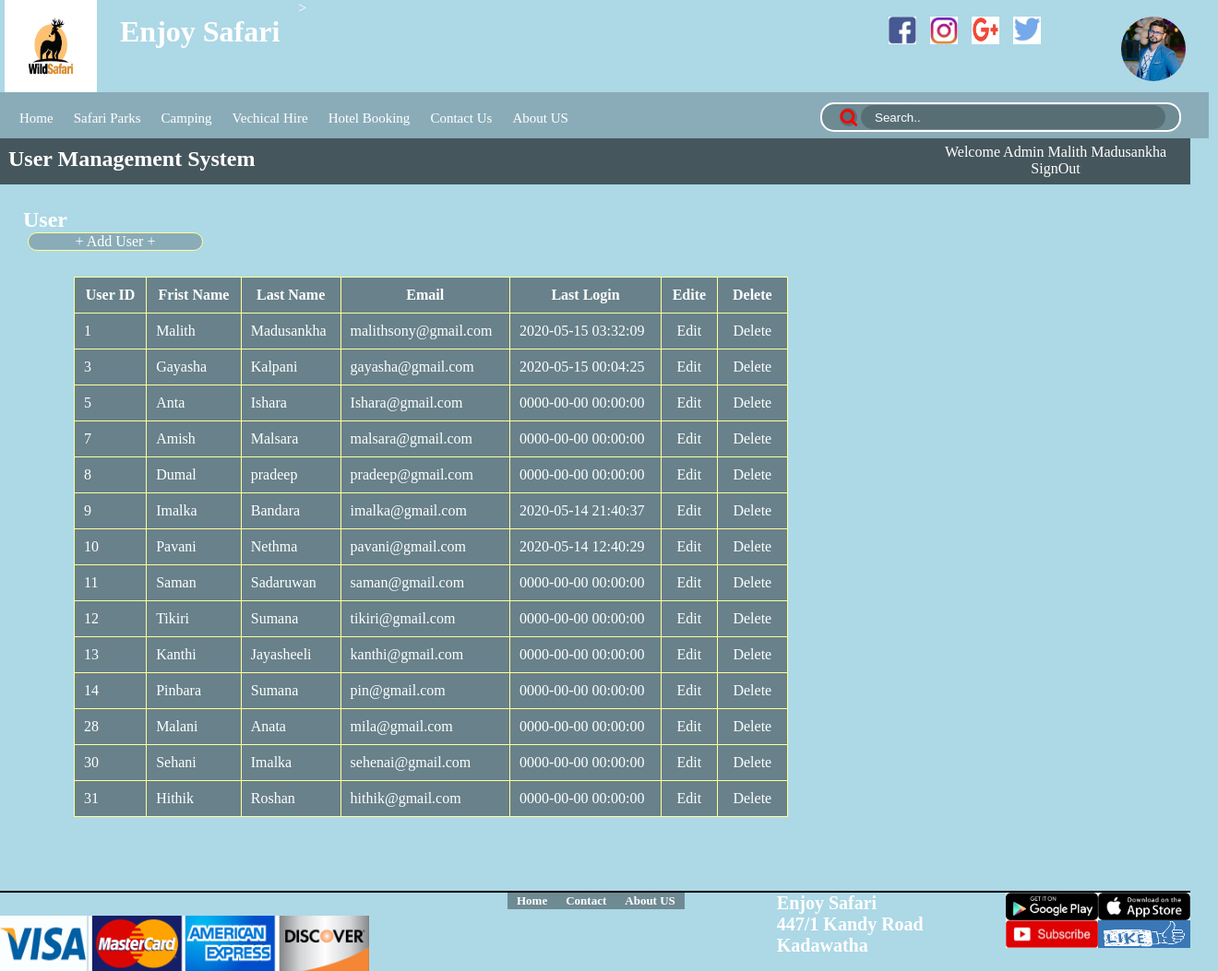
/html/users.php (signed in), run on the app's committed database.
### tables this page shows
CREATE TABLE `user` (
  `id` int(12) NOT NULL,
  `f_name` varchar(50) NOT NULL,
  `l_name` varchar(50) NOT NULL,
  `email` varchar(100) NOT NULL,
  `password` varchar(50) NOT NULL,
  `last_login` datetime NOT NULL,
  `is_deleted` tinyint(1) NOT NULL
);

### html/users.php (the view)
<?php include('inc/headerAdmin.php'); ?>
<?php
	$userList = '';
	$query = "SELECT * FROM user WHERE is_deleted=0 ORDER BY id";
	$users = mysqli_query($connection, $query);
	if(isset($users)){
		while ($user = mysqli_fetch_assoc($users)) {
			$userList .= "</tr>";
			$userList .= "<td>" . $user['id'] . "</td>";
			$userList .= "<td>" . $user['f_name'] . "</td>";
			$userList .= "<td>" . $user['l_name'] . "</td>";
			$userList .= "<td>" . $user['email'] . "</td>";
			$userList .= "<td>" . $user['last_login'] . "</td>";
			$userList .= "<td><a href=\"modifyUser.php?user_id={$user['id']}\"> Edit</a></td>";
			$userList .= "<td><a href=\"deleteUser.php?user_id={$user['id']}\" onclick=\"return confirm('Are You Suver ?');\"> Delete</a></td>";
			$userList .= "<tr>";
		}
	}
	else{
		echo "Query Failed <br>";
	}
 ?>
<div class="userLink">
	<h2> User </h2> <a class="linkboder" href="AddUser.php"> + Add User + </a>
</div>
<div>
	<table border="1" width="60%">
		<tr font-color="white">
			<th>User ID</th>
			<th>Frist Name</th>
			<th>Last Name</th>
			<th>Email</th>
			<th>Last Login</th>
			<th>Edite</th>
			<th>Delete</th>
		</tr>
		<?php echo $userList; ?>
	</table>
</div>
<?php include('inc/footer.php'); ?>

### html/inc/headerAdmin.php (shortened to what this page needs)
<!DOCTYPE html>
<html>
	<head>
		<link rel="stylesheet" href="https://cdnjs.cloudflare.com/ajax/libs/font-awesome/4.7.0/css/font-awesome.min.css">
		<link rel="stylesheet" type="text/css" href="../style/userStyle.css">
	</head>
	<body class="bimg">
	<header>
		<div>
			<a href="HomeMyUserLog2.php">
			<img class="floatLogo" src="../images/logo.png" alt="Enjoy Safari logo" width="100" height="100"></a>
			<a href="HomeMyUserLog2.php"><h1 class="floatWebName">Enjoy Safari</h1></a>>
			<a href ="https://www.facebook.com/Enjoy-Safari-105012397801586/">
				<img class="floatL iconM" src="../images/fbIcon.png" alt="Face book" width="30" height="30"></a>
			<a href =""><img class="floatL" src="../images/Instagram.png" alt="Instagram" width="30" height="30"></a>
			<a href =""><img class="floatL" src="../images/GoogleEPlus.png" alt="GoogleEPlus" width="30" height="30"></a>
			<a href =""><img class="floatLogo" src="../images/twitter.png" alt="Twitter" width="30" height="30"></a>
			<div class="userIcon1">
				<a href = "users.php">
				<img class="imgAdmin" src="../images/malith.png" alt="SingIn" width="70" height="70"></a>
			</div>
		<div class="menuH" >
			<a class="menu" href = "HomeMyUserLog2.php"> Home </a>
			<a class="menu" href = "" onclick="return confirm('Are You Suver ? This page has not created');"> Safari Parks </a>
			<a class="menu" href = "#"  onclick="return confirm('Are You Suver ? This page has not created');"> Camping </a>
			<a class="menu" href = ""  onclick="return confirm('Are You Suver ? This page has not created');"> Vechical Hire </a>
			<a class="menu" href = ""  onclick="return confirm('Are You Suver ? This page has not created');"> Hotel Booking </a>
			<a class="menu" href = "ContacUsLog2.php"> Contact Us </a>
			<a class="menu" href = ""  onclick="return confirm('Are You Suver ? This page has not created');">About US </a>
			<div class="search-container brdrColor">
				<form method="post" >
					<input class="search-container" type="text" value="Search.." name="search">
					<button type="submite" name="submit"><i class="fa fa-search" style="font-size:20px;color:red;"></i></button>
				</form>
			</div>
		</div>
	</header>
	<div class="userHeader">
		<div class="nameAp"> <h2>User Management System</h2></div>
		<div class="userName"> Welcome Admin  <?php echo $_SESSION['f_name'] . " " . $_SESSION['l_name']; ?>
			<a href="SignOut.php">SignOut</a></div>
	</div>

### html/inc/footer.php (shortened to what this page needs)
			<footer>
				<hr class="newF">
				<img class="bnk" src="../images/bankCard.png" alt="bankCard" width="400" height="60">
				<ul class="menuF">
					<li class="menuF"> <a href = "HomeMy.php"> Home </a> </li>
					<li class="menuF"> <a href = "ContacUs.php"> Contact </a> </li>
					<li class="menuF"> <a href = "about.html"> About US </a> </li>
				</ul>
				<p class="addressF"> Enjoy Safari <br>
					447/1 Kandy Road <br>
					Kadawatha </p>
				<img class="footIcon" src="../images/playStoreA.png" alt="playStoreA" width="100" height="30">
				<img class="footIcon" src="../images/playStoreG.png" alt="playStoreG" width="100" height="30">
				<img class="footIcon" src="../images/facebookLike.webp" alt="facebookLike" width="100" height="30">
				<img class="footIcon" src="../images/YTubeSubcribe.png" alt="YTubeSubcribe" width="100" height="30">
			</footer>
	</body>
</html>

### style/homeStyle.css (style rules this page uses)
* { margin: 0; padding: 0; color: white; }
table { border-collapse: collapse; font-color:white; margin-left: 80px; margin-bottom: 80px; border-color: #ffff99; }
td, th { padding: 10px; background-color: #0006; font-color:white; }
a { text-decoration: none; }
input, select, option, textarea { background-color: #0003; }
body { width:1290px; }
.floatLogo { float:left; margin-top: 0px; }
.floatL { float:left; margin-top: 0px; margin-right: 15px; }
.iconM { margin: 0px 15px 0px 640px; }
.userIcon1 { float:right; margin-top: 0px; margin-right: 0px; margin-left: 0px; }
.floatWebName { float:left; margin: 16px 20px 16px 25px; color:#ffffff; }
.menuH { padding: 10px; margin-right: 10px; background-color: #0003; overflow:hidden; width: 100%; height: 30px; }
.menu { float:left; padding: 10px 6px 10px; font-size: 15px; }
a { display:block; margin:0px 5px 0px 5px; text-align:center; color: white; }
.bimg { background-image: url("../images/sfb.jpg"); background-repeat: no-repeat; background-attachment: fixed; background-position: center; background-size: 100% 100%; background-color: lightblue; }
.brdrColor { border: 2px solid white; background-color: #0003; margin-right: 20px; }
.search-container { float: right; margin-top:1px; margin-bottom:1px; padding: 0 15px; border-radius: 15px; }
.search-container button { padding: 0px 0px 0px 0; border: 0; float: left; background-color: #0003; margin:4px; border-radius: 50%; }
input { border: none; height: 26px; width: 300px; margin-top: 0px; padding: 0px 5px; }
ul.menuF { padding:0; margin-left: 150px; margin-right: 100px; list-style-type:none; background-color:none; overflow: hidden; }
.menuF { float:left; display: block; float:left; padding: 1px 5px; text-decoration: none; background-color:#0003; font-size: 13px; font-weight: bold; }
.bnk { float: left; margin-top: 25px; }
.addressF { float: left; margin-left:0px; margin-right:0px; color:white; font-size: 20px; font-weight: bold; }
.footIcon { float: right; margin-top: 0px; }

### style/userStyle.css (style rules this page uses)
.userHeader { color:white; background-color: #0009; overflow: auto; height: 50px; width: 100%; }
.nameAp { float:left; margin: 9px; }
.imgAdmin { border-radius: 50%; }
.userName { float:right; padding-right: 20px; margin: 6px; }
.userLink { font-color: white; margin: 25px; overflow: auto; height: 50px; width: 200px; }
.linkboder { border : 1px solid #ffff99; border-radius: 10px; background-color: #0003 }

### html/inc/headerAdmin.php (style rules this page uses)
hr.newF { float:bottom; margin-top: 10px; border:1px solid black; }

### data on the page
user: id "1", f_name "Malith", l_name "Madusankha", email "malithsony@gmail.com", last_login "2020-05-15 03:32:09"
user: id "3", f_name "Gayasha", l_name "Kalpani", email "gayasha@gmail.com", last_login "2020-05-15 00:04:25"
user: id "5", f_name "Anta", l_name "Ishara", email "Ishara@gmail.com", last_login "0000-00-00 00:00:00"
user: id "7", f_name "Amish", l_name "Malsara", email "malsara@gmail.com", last_login "0000-00-00 00:00:00"
user: id "8", f_name "Dumal", l_name "pradeep", email "pradeep@gmail.com", last_login "0000-00-00 00:00:00"
user: id "9", f_name "Imalka", l_name "Bandara", email "imalka@gmail.com", last_login "2020-05-14 21:40:37"
user: id "10", f_name "Pavani", l_name "Nethma", email "pavani@gmail.com", last_login "2020-05-14 12:40:29"
user: id "11", f_name "Saman", l_name "Sadaruwan", email "saman@gmail.com", last_login "0000-00-00 00:00:00"
user: id "12", f_name "Tikiri", l_name "Sumana", email "tikiri@gmail.com", last_login "0000-00-00 00:00:00"
user: id "13", f_name "Kanthi", l_name "Jayasheeli", email "kanthi@gmail.com", last_login "0000-00-00 00:00:00"
user: id "14", f_name "Pinbara", l_name "Sumana", email "pin@gmail.com", last_login "0000-00-00 00:00:00"
user: id "28", f_name "Malani", l_name "Anata", email "mila@gmail.com", last_login "0000-00-00 00:00:00"
user: id "30", f_name "Sehani", l_name "Imalka", email "sehenai@gmail.com", last_login "0000-00-00 00:00:00"
user: id "31", f_name "Hithik", l_name "Roshan", email "hithik@gmail.com", last_login "0000-00-00 00:00:00"

### other printed values
$_SESSION['f_name'] "Malith"
$_SESSION['l_name'] "Madusankha"
